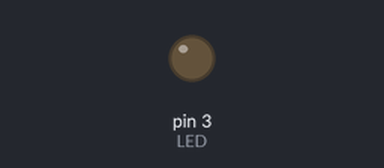
Bench run of a sketch on a simulated Arduino Uno, built with avr-gcc and run on an emulated ATmega328P. Parts: output pins drawn as LEDs (lit = HIGH).

Above: at 0.05 s.
At 9.45 s:
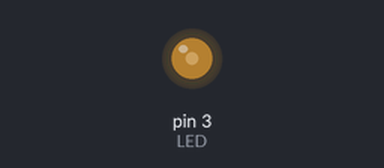
At 19.95 s:
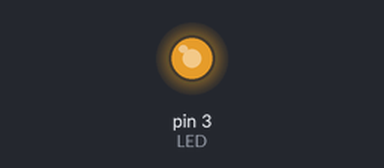
At 39.85 s:
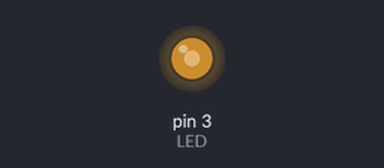
Timing chart, 0 to 40.0 s (numbered marks = the images above):
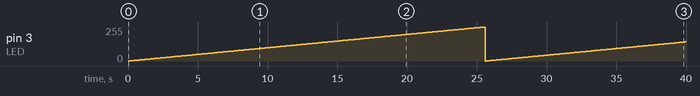

The sketch:

LED_Dimming.ino
```cpp
/* varu the brightness
*/
#define LED 3
void setup() {
  // put your setup code here, to run once:
  pinMode(LED,OUTPUT);

}
unsigned int i=0;
void loop() {
  // put your main code here, to run repeatedly:
  for(i=0; i<256;i++)
  {
    analogWrite(LED,i);
    delay(100);
  }

}
```

Measured:
- by itself, pin 3 (LED): 0/255 → 1/255 at 0.10 s, → 2/255 0.10 s later, → 3/255 0.10 s later, → 4/255 0.10 s later, … (399 changes in this stretch)
